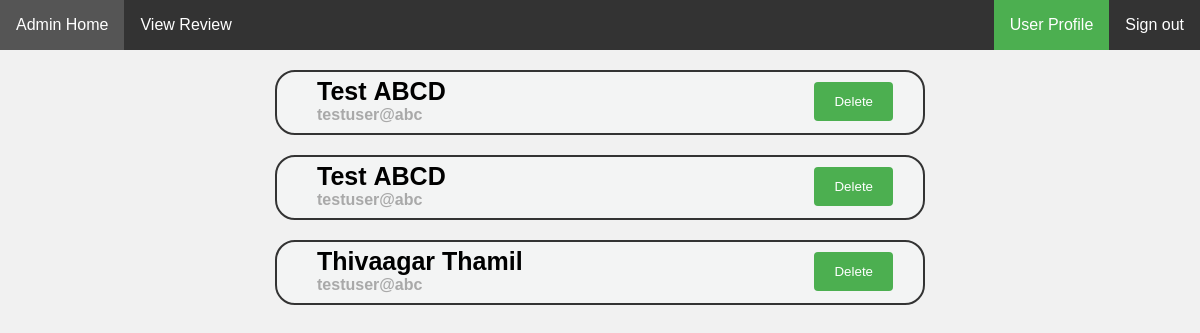
Screenshot of /usersList.php with the database file from the repository.
### tables this page shows
CREATE TABLE `user` (
  `userID` int(25) NOT NULL,
  `password` varchar(320) NOT NULL,
  `email` varchar(320) NOT NULL,
  `fname` varchar(50) NOT NULL,
  `lname` varchar(50) NOT NULL,
  `dob` date NOT NULL,
  `phone` varchar(80) NOT NULL
);

### usersList.php (the view, shortened to what this page needs)
<html>
<head>
	<link rel="stylesheet" type="text/css" href="css/reset.css?v=2" />
	<link rel="stylesheet" type="text/css" href="css/style.css?v=2" />
</head>
<body>
		<div class="topbar">
			<a onclick="admin()">Admin Home</a>
			<a onclick="review()">View Review</a>
			<div class="topnav-right">
				<form method="POST">
					<a class="active" onclick="userDelete()">User Profile</a>
					<a onclick="logout()">Sign out</a>
				</form>
			</div>
		</div>
<?php
include "connect.php";
$result = "SELECT userID, fname, lname, email FROM user";
$select = $conn->query($result);
if($select) {
    while ($row = mysqli_fetch_array($select)) {
        echo '<form method = "POST">
                 <div class="event">'
                        . $row['fname'] . '&nbsp' . $row['lname'] . '<br>
                      <span style = "font-size: 16px; font-weight: none; color: darkgray;">' . $row['email'] .'</span>
                      <input type="hidden" name="userID" value = "' . $row['userID'] . '">
                     <input type="submit" class="eventButton" style="left: -20px; top: -4px;; float: right;" value="Delete" onclick="form.action=\'deleteUser.php\';">
                 </div>
            </form>';
    }
}
else{
    echo "<script type='text/javascript'>alert('Sorry, something went wrong while reading data!');</script>";
}
?>
</body>
</html>

### css/style.css (style rules this page uses)
* { box-sizing: border-box; }
html { scroll-behavior: smooth; }
body { background-color:#F1F1F1; font-family: Arial, Helvetica, sans-serif; }
* { -webkit-box-sizing: border-box; -moz-box-sizing: border-box; box-sizing: border-box; }
.topbar { width: 100%; background-color: #333; height: auto; overflow: hidden; position: sticky; position: -webkit-sticky; top: 0; z-index:1; }
.topbar a { display: block; color: white; padding: 16px; text-decoration: none; float:left; cursor: pointer; }
.topbar a.active { background-color: #4CAF50; color: white; }
.topnav-right { float: right; }
.event { background: rgba(246, 252, 252, 0.25); border-radius: 20px; width: 650px; height: 65px; margin: 20px auto; padding-left: 40px; padding-top: 5px; border: 2px solid #333; font-size: 25px; font-weight: bold; }
.eventButton { margin: 10px; margin-top:-20px; position: relative; left: 340px; top: -23px; cursor: pointer; }
input[type=submit], input[type=reset], input[type=back], input[type=pswdChng] { background-color: #4CAF50; color: white; padding: 12px 20px; border: none; border-radius: 4px; cursor: pointer; }

### rows the page displays
user: fname "Test", lname "ABCD", email "testuser@abc"
user: fname "Test", lname "ABCD", email "testuser@abc"
user: fname "Thivaagar", lname "Thamil", email "testuser@abc"
